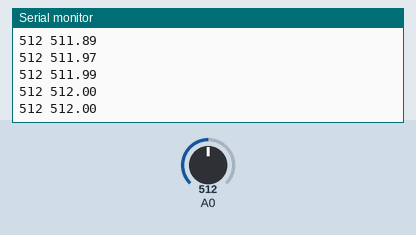
This sketch was run on a simulated Arduino Uno, built with avr-gcc and run on an emulated ATmega328P. On the bench: the last lines printed to the serial monitor. Inputs (shaded band) come from the test bench; at power-on: A0 = 512.

Above: at 1.2 s.
1.3 s: A0 set to 716
At 1.31 s:
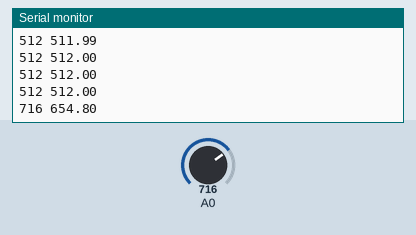
2.8 s: A0 set to 900
At 2.81 s:
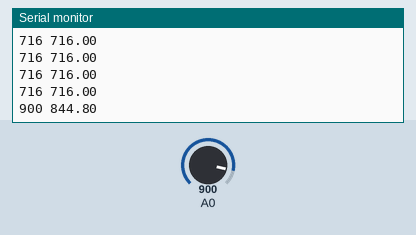
Timing chart, 0 to 5.8 s (numbered marks = the images above; inputs shaded):
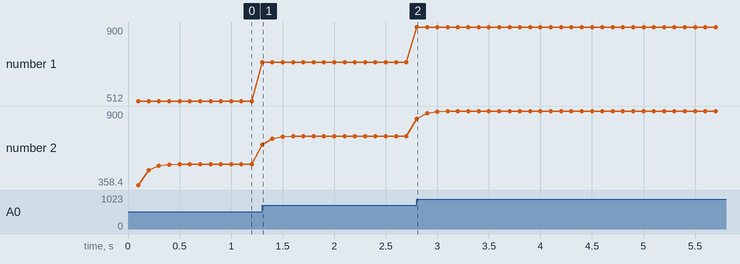

The sketch:

avg.ino
```cpp
#include<MsTimer2.h>

#define alpha 0.3

float old_avg = 0.01;     // xavg(k-1)
float avg     = 0.0;      // xavg(k)
int ad_value  = 0;

void setup() {
  // put your setup code here, to run once:
  Serial.begin(115200);

  MsTimer2::set(100, TimerADC);
  MsTimer2::start();
}

void TimerADC()
{
  ad_value = analogRead(A0);

  avg = alpha * old_avg + (1.0 - alpha) * ad_value;
  old_avg = avg;

  Serial.print(ad_value);
  Serial.print(" ");

  //Serial.print("avg   = ");
  Serial.println(avg);

}

void loop() {

}
```

Measured:
- after the input at 1.3 s, the serial monitor: prints a new line at once (image 1)
- after the input at 2.8 s, the serial monitor: prints a new line at once (image 2)
- plotted number 1: 512 → 716 after the input at 1.3 s, 716 → 900 after the input at 2.8 s
- plotted number 2: 512 → 716 after the input at 1.3 s, 716 → 900 after the input at 2.8 s
